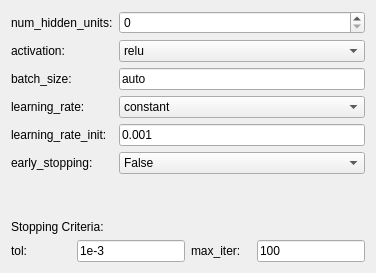
       <widget class="QWidget" name="NN">
        <layout class="QVBoxLayout" name="verticalLayout_17">
         <item>
          <layout class="QFormLayout" name="nnParamLayout">
           <item row="0" column="0">
            <widget class="QLabel" name="nnNumUnitsLabel">
             <property name="text">
              <string>num_hidden_units:</string>
             </property>
            </widget>
           </item>
           <item row="0" column="1">
            <widget class="QSpinBox" name="nnNumUnitsSBox">
             <property name="font">
              <font>
               <weight>50</weight>
               <bold>false</bold>
              </font>
             </property>
             <property name="maximum">
              <number>10</number>
             </property>
            </widget>
           </item>
           <item row="1" column="0">
            <widget class="QLabel" name="nnActvLabel">
             <property name="text">
              <string>activation:</string>
             </property>
            </widget>
           </item>
           <item row="1" column="1">
            <widget class="QComboBox" name="nnActvCBox">
             <property name="sizePolicy">
              <sizepolicy hsizetype="Minimum" vsizetype="Fixed">
               <horstretch>0</horstretch>
               <verstretch>0</verstretch>
              </sizepolicy>
             </property>
             <property name="font">
              <font>
               <weight>50</weight>
               <bold>false</bold>
              </font>
             </property>
             <property name="sizeAdjustPolicy">
              <enum>QComboBox::AdjustToMinimumContentsLength</enum>
             </property>
             <property name="minimumContentsLength">
              <number>10</number>
             </property>
             <property name="iconSize">
              <size>
               <width>16</width>
               <height>16</height>
              </size>
             </property>
             <item>
              <property name="text">
               <string>relu</string>
              </property>
             </item>
             <item>
              <property name="text">
               <string>logistic</string>
              </property>
             </item>
             <item>
              <property name="text">
               <string>tanh</string>
              </property>
             </item>
             <item>
              <property name="text">
               <string>identity</string>
              </property>
             </item>
            </widget>
           </item>
           <item row="2" column="0">
            <widget class="QLabel" name="nnBatchSizeLabel">
             <property name="text">
              <string>batch_size:</string>
             </property>
            </widget>
           </item>
           <item row="2" column="1">
            <widget class="QLineEdit" name="nnBatchSizeLEdit">
             <property name="font">
              <font>
               <weight>50</weight>
               <bold>false</bold>
              </font>
             </property>
             <property name="text">
              <string>auto</string>
             </property>
            </widget>
           </item>
           <item row="3" column="0">
            <widget class="QLabel" name="nnLearnRateLabel">
             <property name="text">
              <string>learning_rate:</string>
             </property>
            </widget>
           </item>
           <item row="3" column="1">
            <widget class="QComboBox" name="nnLearnRateCBox">
             <property name="font">
              <font>
               <weight>50</weight>
               <bold>false</bold>
              </font>
             </property>
             <property name="sizeAdjustPolicy">
              <enum>QComboBox::AdjustToMinimumContentsLength</enum>
             </property>
             <property name="minimumContentsLength">
              <number>10</number>
             </property>
             <item>
              <property name="text">
               <string>constant</string>
              </property>
             </item>
             <item>
              <property name="text">
               <string>invscaling</string>
              </property>
             </item>
             <item>
              <property name="text">
               <string>adaptive</string>
              </property>
             </item>
            </widget>
           </item>
           <item row="4" column="0">
            <widget class="QLabel" name="nnLearnInitLabel">
             <property name="text">
              <string>learning_rate_init:</string>
             </property>
            </widget>
           </item>
           <item row="4" column="1">
            <widget class="QLineEdit" name="nnLearnInitLEdit">
             <property name="font">
              <font>
               <weight>50</weight>
               <bold>false</bold>
              </font>
             </property>
             <property name="text">
              <string>0.001</string>
             </property>
            </widget>
           </item>
           <item row="5" column="0">
            <widget class="QLabel" name="nnEarlyStopLabel">
             <property name="text">
              <string>early_stopping:</string>
             </property>
            </widget>
           </item>
           <item row="5" column="1">
            <widget class="QComboBox" name="nnEarlyStopCBox">
             <property name="font">
              <font>
               <weight>50</weight>
               <bold>false</bold>
              </font>
             </property>
             <property name="sizeAdjustPolicy">
              <enum>QComboBox::AdjustToMinimumContentsLength</enum>
             </property>
             <property name="minimumContentsLength">
              <number>10</number>
             </property>
             <item>
              <property name="text">
               <string>False</string>
              </property>
             </item>
             <item>
              <property name="text">
               <string>True</string>
              </property>
             </item>
            </widget>
           </item>
          </layout>
         </item>
         <item>
          <spacer name="nnSpacer">
           <property name="orientation">
            <enum>Qt::Vertical</enum>
           </property>
           <property name="sizeHint" stdset="0">
            <size>
             <width>20</width>
             <height>40</height>
            </size>
           </property>
          </spacer>
         </item>
         <item>
          <widget class="QLabel" name="nnStopLabel">
           <property name="text">
            <string>Stopping Criteria:</string>
           </property>
          </widget>
         </item>
         <item>
          <layout class="QHBoxLayout" name="nnStopLayout">
           <item>
            <widget class="QLabel" name="nnTolLabel">
             <property name="sizePolicy">
              <sizepolicy hsizetype="Minimum" vsizetype="Preferred">
               <horstretch>0</horstretch>
               <verstretch>0</verstretch>
              </sizepolicy>
             </property>
             <property name="minimumSize">
              <size>
               <width>60</width>
               <height>0</height>
              </size>
             </property>
             <property name="text">
              <string>tol:</string>
             </property>
            </widget>
           </item>
           <item>
            <widget class="QLineEdit" name="nnTolLEdit">
             <property name="sizePolicy">
              <sizepolicy hsizetype="Minimum" vsizetype="Fixed">
               <horstretch>0</horstretch>
               <verstretch>0</verstretch>
              </sizepolicy>
             </property>
             <property name="minimumSize">
              <size>
               <width>50</width>
               <height>0</height>
              </size>
             </property>
             <property name="font">
              <font>
               <weight>50</weight>
               <bold>false</bold>
              </font>
             </property>
             <property name="text">
              <string>1e-3</string>
             </property>
            </widget>
           </item>
           <item>
            <widget class="QLabel" name="nnMaxIterLabel">
             <property name="sizePolicy">
              <sizepolicy hsizetype="Minimum" vsizetype="Preferred">
               <horstretch>0</horstretch>
               <verstretch>0</verstretch>
              </sizepolicy>
             </property>
             <property name="minimumSize">
              <size>
               <width>60</width>
               <height>0</height>
              </size>
             </property>
             <property name="text">
              <string>max_iter:</string>
             </property>
            </widget>
           </item>
           <item>
            <widget class="QLineEdit" name="nnMaxIterLEdit">
             <property name="sizePolicy">
              <sizepolicy hsizetype="Minimum" vsizetype="Fixed">
               <horstretch>0</horstretch>
               <verstretch>0</verstretch>
              </sizepolicy>
             </property>
             <property name="minimumSize">
              <size>
               <width>50</width>
               <height>0</height>
              </size>
             </property>
             <property name="font">
              <font>
               <weight>50</weight>
               <bold>false</bold>
              </font>
             </property>
             <property name="text">
              <string>100</string>
             </property>
            </widget>
           </item>
          </layout>
         </item>
        </layout>
       </widget>
